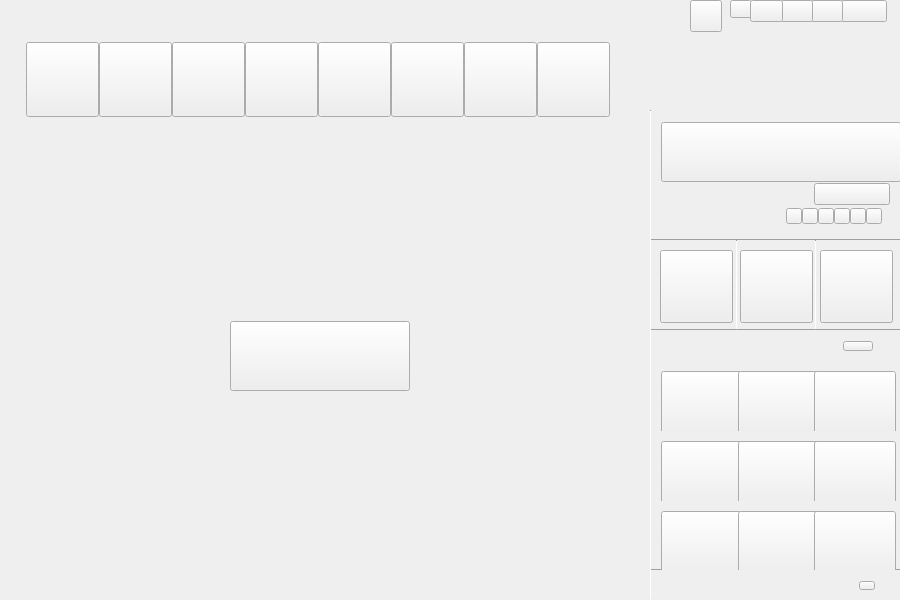
<?xml version="1.0" encoding="UTF-8"?>
<ui version="4.0">
 <class>MainWindow</class>
 <widget class="QMainWindow" name="MainWindow">
  <property name="geometry">
   <rect>
    <x>0</x>
    <y>0</y>
    <width>900</width>
    <height>600</height>
   </rect>
  </property>
  <property name="minimumSize">
   <size>
    <width>900</width>
    <height>600</height>
   </size>
  </property>
  <property name="maximumSize">
   <size>
    <width>900</width>
    <height>600</height>
   </size>
  </property>
  <property name="windowTitle">
   <string>MainWindow</string>
  </property>
  <property name="windowOpacity">
   <double>1.000000000000000</double>
  </property>
  <property name="styleSheet">
   <string notr="true">background-image: url(:/res/img/skin/17_big_p);</string>
  </property>
  <widget class="QWidget" name="centralWidget">
   <widget class="QWidget" name="horizontalLayoutWidget_2">
    <property name="geometry">
     <rect>
      <x>0</x>
      <y>30</y>
      <width>901</width>
      <height>96</height>
     </rect>
    </property>
    <layout class="QHBoxLayout" name="func_l">
     <property name="spacing">
      <number>0</number>
     </property>
     <property name="bottomMargin">
      <number>8</number>
     </property>
     <item>
      <spacer name="horizontalSpacer_3">
       <property name="orientation">
        <enum>Qt::Horizontal</enum>
       </property>
       <property name="sizeType">
        <enum>QSizePolicy::Fixed</enum>
       </property>
       <property name="sizeHint" stdset="0">
        <size>
         <width>15</width>
         <height>20</height>
        </size>
       </property>
      </spacer>
     </item>
     <item>
      <widget class="QToolButton" name="toolButton_dntj">
       <property name="minimumSize">
        <size>
         <width>73</width>
         <height>75</height>
        </size>
       </property>
       <property name="maximumSize">
        <size>
         <width>73</width>
         <height>75</height>
        </size>
       </property>
       <property name="text">
        <string/>
       </property>
       <property name="iconSize">
        <size>
         <width>48</width>
         <height>48</height>
        </size>
       </property>
       <property name="toolButtonStyle">
        <enum>Qt::ToolButtonTextUnderIcon</enum>
       </property>
      </widget>
     </item>
     <item>
      <widget class="QToolButton" name="toolButton_mmcs">
       <property name="minimumSize">
        <size>
         <width>73</width>
         <height>75</height>
        </size>
       </property>
       <property name="maximumSize">
        <size>
         <width>73</width>
         <height>75</height>
        </size>
       </property>
       <property name="text">
        <string/>
       </property>
       <property name="iconSize">
        <size>
         <width>48</width>
         <height>48</height>
        </size>
       </property>
       <property name="toolButtonStyle">
        <enum>Qt::ToolButtonTextUnderIcon</enum>
       </property>
      </widget>
     </item>
     <item>
      <widget class="QToolButton" name="toolButton_ldxf">
       <property name="minimumSize">
        <size>
         <width>73</width>
         <height>75</height>
        </size>
       </property>
       <property name="maximumSize">
        <size>
         <width>73</width>
         <height>75</height>
        </size>
       </property>
       <property name="text">
        <string/>
       </property>
       <property name="iconSize">
        <size>
         <width>48</width>
         <height>48</height>
        </size>
       </property>
       <property name="toolButtonStyle">
        <enum>Qt::ToolButtonTextUnderIcon</enum>
       </property>
      </widget>
     </item>
     <item>
      <widget class="QToolButton" name="toolButton_xtxf">
       <property name="minimumSize">
        <size>
         <width>73</width>
         <height>75</height>
        </size>
       </property>
       <property name="maximumSize">
        <size>
         <width>73</width>
         <height>75</height>
        </size>
       </property>
       <property name="text">
        <string/>
       </property>
       <property name="iconSize">
        <size>
         <width>48</width>
         <height>48</height>
        </size>
       </property>
       <property name="toolButtonStyle">
        <enum>Qt::ToolButtonTextUnderIcon</enum>
       </property>
      </widget>
     </item>
     <item>
      <widget class="QToolButton" name="toolButton_dnql">
       <property name="minimumSize">
        <size>
         <width>73</width>
         <height>75</height>
        </size>
       </property>
       <property name="maximumSize">
        <size>
         <width>73</width>
         <height>75</height>
        </size>
       </property>
       <property name="text">
        <string/>
       </property>
       <property name="iconSize">
        <size>
         <width>48</width>
         <height>48</height>
        </size>
       </property>
       <property name="toolButtonStyle">
        <enum>Qt::ToolButtonTextUnderIcon</enum>
       </property>
      </widget>
     </item>
     <item>
      <widget class="QToolButton" name="toolButton_yhjs">
       <property name="minimumSize">
        <size>
         <width>73</width>
         <height>75</height>
        </size>
       </property>
       <property name="maximumSize">
        <size>
         <width>73</width>
         <height>75</height>
        </size>
       </property>
       <property name="text">
        <string/>
       </property>
       <property name="iconSize">
        <size>
         <width>48</width>
         <height>48</height>
        </size>
       </property>
       <property name="toolButtonStyle">
        <enum>Qt::ToolButtonTextUnderIcon</enum>
       </property>
      </widget>
     </item>
     <item>
      <widget class="QToolButton" name="toolButton_dnzj">
       <property name="minimumSize">
        <size>
         <width>73</width>
         <height>75</height>
        </size>
       </property>
       <property name="maximumSize">
        <size>
         <width>73</width>
         <height>75</height>
        </size>
       </property>
       <property name="text">
        <string/>
       </property>
       <property name="iconSize">
        <size>
         <width>48</width>
         <height>48</height>
        </size>
       </property>
       <property name="toolButtonStyle">
        <enum>Qt::ToolButtonTextUnderIcon</enum>
       </property>
      </widget>
     </item>
     <item>
      <widget class="QToolButton" name="toolButton_rjgj">
       <property name="minimumSize">
        <size>
         <width>73</width>
         <height>75</height>
        </size>
       </property>
       <property name="maximumSize">
        <size>
         <width>73</width>
         <height>75</height>
        </size>
       </property>
       <property name="text">
        <string/>
       </property>
       <property name="iconSize">
        <size>
         <width>48</width>
         <height>48</height>
        </size>
       </property>
       <property name="toolButtonStyle">
        <enum>Qt::ToolButtonTextUnderIcon</enum>
       </property>
      </widget>
     </item>
     <item>
      <spacer name="horizontalSpacer_2">
       <property name="orientation">
        <enum>Qt::Horizontal</enum>
       </property>
       <property name="sizeType">
        <enum>QSizePolicy::Fixed</enum>
       </property>
       <property name="sizeHint" stdset="0">
        <size>
         <width>155</width>
         <height>20</height>
        </size>
       </property>
      </spacer>
     </item>
     <item>
      <widget class="QLabel" name="label_logo">
       <property name="minimumSize">
        <size>
         <width>140</width>
         <height>67</height>
        </size>
       </property>
       <property name="maximumSize">
        <size>
         <width>140</width>
         <height>67</height>
        </size>
       </property>
       <property name="text">
        <string/>
       </property>
      </widget>
     </item>
    </layout>
   </widget>
   <widget class="QWidget" name="widget_left" native="true">
    <property name="geometry">
     <rect>
      <x>0</x>
      <y>110</y>
      <width>650</width>
      <height>490</height>
     </rect>
    </property>
    <property name="minimumSize">
     <size>
      <width>650</width>
      <height>490</height>
     </size>
    </property>
    <property name="maximumSize">
     <size>
      <width>650</width>
      <height>490</height>
     </size>
    </property>
    <widget class="QWidget" name="verticalLayoutWidget">
     <property name="geometry">
      <rect>
       <x>0</x>
       <y>0</y>
       <width>651</width>
       <height>831</height>
      </rect>
     </property>
     <layout class="QVBoxLayout" name="verticalLayout" stretch="0,0,0,0">
      <property name="spacing">
       <number>0</number>
      </property>
      <property name="leftMargin">
       <number>0</number>
      </property>
      <property name="bottomMargin">
       <number>20</number>
      </property>
      <item>
       <layout class="QHBoxLayout" name="horizontalLayout">
        <property name="spacing">
         <number>0</number>
        </property>
        <item>
         <spacer name="horizontalSpacer_5">
          <property name="orientation">
           <enum>Qt::Horizontal</enum>
          </property>
          <property name="sizeType">
           <enum>QSizePolicy::Fixed</enum>
          </property>
          <property name="sizeHint" stdset="0">
           <size>
            <width>20</width>
            <height>20</height>
           </size>
          </property>
         </spacer>
        </item>
        <item>
         <widget class="QLabel" name="label_power">
          <property name="minimumSize">
           <size>
            <width>158</width>
            <height>125</height>
           </size>
          </property>
          <property name="maximumSize">
           <size>
            <width>158</width>
            <height>125</height>
           </size>
          </property>
          <property name="text">
           <string/>
          </property>
         </widget>
        </item>
        <item>
         <spacer name="horizontalSpacer_4">
          <property name="orientation">
           <enum>Qt::Horizontal</enum>
          </property>
          <property name="sizeType">
           <enum>QSizePolicy::Fixed</enum>
          </property>
          <property name="sizeHint" stdset="0">
           <size>
            <width>40</width>
            <height>20</height>
           </size>
          </property>
         </spacer>
        </item>
        <item>
         <layout class="QVBoxLayout" name="verticalLayout_2">
          <property name="spacing">
           <number>0</number>
          </property>
          <item>
           <spacer name="verticalSpacer_3">
            <property name="orientation">
             <enum>Qt::Vertical</enum>
            </property>
            <property name="sizeType">
             <enum>QSizePolicy::Fixed</enum>
            </property>
            <property name="sizeHint" stdset="0">
             <size>
              <width>20</width>
              <height>20</height>
             </size>
            </property>
           </spacer>
          </item>
          <item>
           <widget class="QLabel" name="label_tjt1">
            <property name="text">
             <string/>
            </property>
           </widget>
          </item>
          <item>
           <widget class="QLabel" name="label_tjt2">
            <property name="text">
             <string/>
            </property>
           </widget>
          </item>
          <item>
           <spacer name="verticalSpacer_5">
            <property name="orientation">
             <enum>Qt::Vertical</enum>
            </property>
            <property name="sizeType">
             <enum>QSizePolicy::Fixed</enum>
            </property>
            <property name="sizeHint" stdset="0">
             <size>
              <width>20</width>
              <height>40</height>
             </size>
            </property>
           </spacer>
          </item>
         </layout>
        </item>
       </layout>
      </item>
      <item>
       <spacer name="verticalSpacer_2">
        <property name="orientation">
         <enum>Qt::Vertical</enum>
        </property>
        <property name="sizeType">
         <enum>QSizePolicy::Fixed</enum>
        </property>
        <property name="sizeHint" stdset="0">
         <size>
          <width>20</width>
          <height>70</height>
         </size>
        </property>
       </spacer>
      </item>
      <item>
       <layout class="QHBoxLayout" name="horizontalLayout_2">
        <property name="spacing">
         <number>0</number>
        </property>
        <property name="topMargin">
         <number>0</number>
        </property>
        <property name="bottomMargin">
         <number>80</number>
        </property>
        <item>
         <widget class="QPushButton" name="pushButton_power">
          <property name="sizePolicy">
           <sizepolicy hsizetype="Minimum" vsizetype="Fixed">
            <horstretch>40</horstretch>
            <verstretch>40</verstretch>
           </sizepolicy>
          </property>
          <property name="minimumSize">
           <size>
            <width>180</width>
            <height>70</height>
           </size>
          </property>
          <property name="maximumSize">
           <size>
            <width>180</width>
            <height>70</height>
           </size>
          </property>
          <property name="styleSheet">
           <string notr="true"/>
          </property>
          <property name="text">
           <string/>
          </property>
         </widget>
        </item>
       </layout>
      </item>
      <item>
       <spacer name="verticalSpacer_4">
        <property name="orientation">
         <enum>Qt::Vertical</enum>
        </property>
        <property name="sizeType">
         <enum>QSizePolicy::Fixed</enum>
        </property>
        <property name="sizeHint" stdset="0">
         <size>
          <width>20</width>
          <height>450</height>
         </size>
        </property>
       </spacer>
      </item>
     </layout>
    </widget>
   </widget>
   <widget class="QWidget" name="widget_right" native="true">
    <property name="geometry">
     <rect>
      <x>650</x>
      <y>110</y>
      <width>250</width>
      <height>490</height>
     </rect>
    </property>
    <property name="minimumSize">
     <size>
      <width>250</width>
      <height>300</height>
     </size>
    </property>
    <property name="maximumSize">
     <size>
      <width>250</width>
      <height>490</height>
     </size>
    </property>
    <widget class="QWidget" name="widget_login" native="true">
     <property name="geometry">
      <rect>
       <x>0</x>
       <y>0</y>
       <width>250</width>
       <height>130</height>
      </rect>
     </property>
     <property name="minimumSize">
      <size>
       <width>250</width>
       <height>130</height>
      </size>
     </property>
     <property name="maximumSize">
      <size>
       <width>250</width>
       <height>130</height>
      </size>
     </property>
     <widget class="Line" name="line_h1">
      <property name="geometry">
       <rect>
        <x>0</x>
        <y>129</y>
        <width>250</width>
        <height>3</height>
       </rect>
      </property>
      <property name="minimumSize">
       <size>
        <width>250</width>
        <height>3</height>
       </size>
      </property>
      <property name="maximumSize">
       <size>
        <width>250</width>
        <height>3</height>
       </size>
      </property>
      <property name="styleSheet">
       <string notr="true"/>
      </property>
      <property name="orientation">
       <enum>Qt::Horizontal</enum>
      </property>
     </widget>
     <widget class="QWidget" name="verticalLayoutWidget_2">
      <property name="geometry">
       <rect>
        <x>0</x>
        <y>0</y>
        <width>251</width>
        <height>131</height>
       </rect>
      </property>
      <layout class="QVBoxLayout" name="verticalLayout_3">
       <property name="spacing">
        <number>0</number>
       </property>
       <item>
        <layout class="QHBoxLayout" name="horizontalLayout_5">
         <property name="spacing">
          <number>0</number>
         </property>
         <item>
          <widget class="QPushButton" name="pushButton_login">
           <property name="minimumSize">
            <size>
             <width>240</width>
             <height>60</height>
            </size>
           </property>
           <property name="maximumSize">
            <size>
             <width>240</width>
             <height>60</height>
            </size>
           </property>
           <property name="text">
            <string/>
           </property>
          </widget>
         </item>
        </layout>
       </item>
       <item>
        <layout class="QHBoxLayout" name="horizontalLayout_4">
         <property name="spacing">
          <number>0</number>
         </property>
         <item>
          <widget class="QLabel" name="label_priv">
           <property name="text">
            <string/>
           </property>
          </widget>
         </item>
         <item>
          <widget class="QLabel" name="label_privinfo">
           <property name="text">
            <string/>
           </property>
          </widget>
         </item>
         <item>
          <widget class="QPushButton" name="pushButton_regist">
           <property name="text">
            <string/>
           </property>
          </widget>
         </item>
        </layout>
       </item>
       <item>
        <layout class="QHBoxLayout" name="horizontalLayout_3">
         <property name="spacing">
          <number>0</number>
         </property>
         <item>
          <spacer name="horizontalSpacer_10">
           <property name="orientation">
            <enum>Qt::Horizontal</enum>
           </property>
           <property name="sizeType">
            <enum>QSizePolicy::Fixed</enum>
           </property>
           <property name="sizeHint" stdset="0">
            <size>
             <width>5</width>
             <height>20</height>
            </size>
           </property>
          </spacer>
         </item>
         <item>
          <widget class="QLabel" name="label_privpower">
           <property name="minimumSize">
            <size>
             <width>120</width>
             <height>16</height>
            </size>
           </property>
           <property name="maximumSize">
            <size>
             <width>120</width>
             <height>16</height>
            </size>
           </property>
           <property name="text">
            <string/>
           </property>
          </widget>
         </item>
         <item>
          <widget class="QPushButton" name="pushButton_safe">
           <property name="minimumSize">
            <size>
             <width>16</width>
             <height>16</height>
            </size>
           </property>
           <property name="maximumSize">
            <size>
             <width>16</width>
             <height>16</height>
            </size>
           </property>
           <property name="text">
            <string/>
           </property>
          </widget>
         </item>
         <item>
          <widget class="QPushButton" name="pushButton_tab">
           <property name="minimumSize">
            <size>
             <width>16</width>
             <height>16</height>
            </size>
           </property>
           <property name="maximumSize">
            <size>
             <width>16</width>
             <height>16</height>
            </size>
           </property>
           <property name="text">
            <string/>
           </property>
          </widget>
         </item>
         <item>
          <widget class="QPushButton" name="pushButton_pet">
           <property name="minimumSize">
            <size>
             <width>16</width>
             <height>16</height>
            </size>
           </property>
           <property name="maximumSize">
            <size>
             <width>16</width>
             <height>16</height>
            </size>
           </property>
           <property name="text">
            <string/>
           </property>
          </widget>
         </item>
         <item>
          <widget class="QPushButton" name="pushButton_lottery">
           <property name="minimumSize">
            <size>
             <width>16</width>
             <height>16</height>
            </size>
           </property>
           <property name="maximumSize">
            <size>
             <width>16</width>
             <height>16</height>
            </size>
           </property>
           <property name="text">
            <string/>
           </property>
          </widget>
         </item>
         <item>
          <widget class="QPushButton" name="pushButton_cloud5">
           <property name="minimumSize">
            <size>
             <width>16</width>
             <height>16</height>
            </size>
           </property>
           <property name="maximumSize">
            <size>
             <width>16</width>
             <height>16</height>
            </size>
           </property>
           <property name="text">
            <string/>
           </property>
          </widget>
         </item>
         <item>
          <widget class="QPushButton" name="pushButton_caipiao">
           <property name="minimumSize">
            <size>
             <width>16</width>
             <height>16</height>
            </size>
           </property>
           <property name="maximumSize">
            <size>
             <width>16</width>
             <height>16</height>
            </size>
           </property>
           <property name="text">
            <string/>
           </property>
          </widget>
         </item>
         <item>
          <spacer name="horizontalSpacer_8">
           <property name="orientation">
            <enum>Qt::Horizontal</enum>
           </property>
           <property name="sizeType">
            <enum>QSizePolicy::Fixed</enum>
           </property>
           <property name="sizeHint" stdset="0">
            <size>
             <width>5</width>
             <height>20</height>
            </size>
           </property>
          </spacer>
         </item>
        </layout>
       </item>
      </layout>
     </widget>
    </widget>
    <widget class="QWidget" name="widget_usingfunc" native="true">
     <property name="geometry">
      <rect>
       <x>0</x>
       <y>130</y>
       <width>250</width>
       <height>90</height>
      </rect>
     </property>
     <property name="minimumSize">
      <size>
       <width>250</width>
       <height>90</height>
      </size>
     </property>
     <property name="maximumSize">
      <size>
       <width>250</width>
       <height>90</height>
      </size>
     </property>
     <widget class="Line" name="line_h2">
      <property name="geometry">
       <rect>
        <x>0</x>
        <y>89</y>
        <width>250</width>
        <height>3</height>
       </rect>
      </property>
      <property name="minimumSize">
       <size>
        <width>250</width>
        <height>3</height>
       </size>
      </property>
      <property name="maximumSize">
       <size>
        <width>250</width>
        <height>3</height>
       </size>
      </property>
      <property name="orientation">
       <enum>Qt::Horizontal</enum>
      </property>
     </widget>
     <widget class="QToolButton" name="toolButton_fireproof">
      <property name="geometry">
       <rect>
        <x>10</x>
        <y>10</y>
        <width>73</width>
        <height>73</height>
       </rect>
      </property>
      <property name="minimumSize">
       <size>
        <width>73</width>
        <height>73</height>
       </size>
      </property>
      <property name="maximumSize">
       <size>
        <width>73</width>
        <height>73</height>
       </size>
      </property>
      <property name="text">
       <string/>
      </property>
     </widget>
     <widget class="QToolButton" name="toolButton_triggerman">
      <property name="geometry">
       <rect>
        <x>90</x>
        <y>10</y>
        <width>73</width>
        <height>73</height>
       </rect>
      </property>
      <property name="minimumSize">
       <size>
        <width>73</width>
        <height>73</height>
       </size>
      </property>
      <property name="maximumSize">
       <size>
        <width>73</width>
        <height>73</height>
       </size>
      </property>
      <property name="text">
       <string/>
      </property>
     </widget>
     <widget class="QToolButton" name="toolButton_netshop">
      <property name="geometry">
       <rect>
        <x>170</x>
        <y>10</y>
        <width>73</width>
        <height>73</height>
       </rect>
      </property>
      <property name="minimumSize">
       <size>
        <width>73</width>
        <height>73</height>
       </size>
      </property>
      <property name="maximumSize">
       <size>
        <width>73</width>
        <height>73</height>
       </size>
      </property>
      <property name="text">
       <string/>
      </property>
     </widget>
     <widget class="Line" name="line_v2">
      <property name="geometry">
       <rect>
        <x>86</x>
        <y>0</y>
        <width>1</width>
        <height>90</height>
       </rect>
      </property>
      <property name="minimumSize">
       <size>
        <width>1</width>
        <height>90</height>
       </size>
      </property>
      <property name="maximumSize">
       <size>
        <width>1</width>
        <height>90</height>
       </size>
      </property>
      <property name="orientation">
       <enum>Qt::Vertical</enum>
      </property>
     </widget>
     <widget class="Line" name="line_v3">
      <property name="geometry">
       <rect>
        <x>165</x>
        <y>0</y>
        <width>1</width>
        <height>90</height>
       </rect>
      </property>
      <property name="minimumSize">
       <size>
        <width>1</width>
        <height>90</height>
       </size>
      </property>
      <property name="maximumSize">
       <size>
        <width>1</width>
        <height>90</height>
       </size>
      </property>
      <property name="orientation">
       <enum>Qt::Vertical</enum>
      </property>
     </widget>
    </widget>
    <widget class="QWidget" name="widget_morefunc" native="true">
     <property name="geometry">
      <rect>
       <x>0</x>
       <y>220</y>
       <width>250</width>
       <height>240</height>
      </rect>
     </property>
     <property name="minimumSize">
      <size>
       <width>250</width>
       <height>240</height>
      </size>
     </property>
     <property name="maximumSize">
      <size>
       <width>250</width>
       <height>240</height>
      </size>
     </property>
     <widget class="Line" name="line_h3">
      <property name="geometry">
       <rect>
        <x>0</x>
        <y>239</y>
        <width>250</width>
        <height>3</height>
       </rect>
      </property>
      <property name="minimumSize">
       <size>
        <width>250</width>
        <height>3</height>
       </size>
      </property>
      <property name="maximumSize">
       <size>
        <width>250</width>
        <height>3</height>
       </size>
      </property>
      <property name="orientation">
       <enum>Qt::Horizontal</enum>
      </property>
     </widget>
     <widget class="QWidget" name="horizontalLayoutWidget_3">
      <property name="geometry">
       <rect>
        <x>0</x>
        <y>0</y>
        <width>251</width>
        <height>31</height>
       </rect>
      </property>
      <layout class="QHBoxLayout" name="horizontalLayout_6">
       <property name="spacing">
        <number>0</number>
       </property>
       <item>
        <widget class="QLabel" name="label_morefunc">
         <property name="minimumSize">
          <size>
           <width>60</width>
           <height>10</height>
          </size>
         </property>
         <property name="maximumSize">
          <size>
           <width>60</width>
           <height>10</height>
          </size>
         </property>
         <property name="text">
          <string/>
         </property>
        </widget>
       </item>
       <item>
        <spacer name="horizontalSpacer_11">
         <property name="orientation">
          <enum>Qt::Horizontal</enum>
         </property>
         <property name="sizeType">
          <enum>QSizePolicy::Fixed</enum>
         </property>
         <property name="sizeHint" stdset="0">
          <size>
           <width>120</width>
           <height>10</height>
          </size>
         </property>
        </spacer>
       </item>
       <item>
        <widget class="QPushButton" name="pushButton_morefunc">
         <property name="minimumSize">
          <size>
           <width>30</width>
           <height>10</height>
          </size>
         </property>
         <property name="maximumSize">
          <size>
           <width>30</width>
           <height>10</height>
          </size>
         </property>
         <property name="text">
          <string/>
         </property>
        </widget>
       </item>
       <item>
        <spacer name="horizontalSpacer_12">
         <property name="orientation">
          <enum>Qt::Horizontal</enum>
         </property>
         <property name="sizeType">
          <enum>QSizePolicy::Fixed</enum>
         </property>
         <property name="sizeHint" stdset="0">
          <size>
           <width>15</width>
           <height>20</height>
          </size>
         </property>
        </spacer>
       </item>
      </layout>
     </widget>
     <widget class="QWidget" name="horizontalLayoutWidget_4">
      <property name="geometry">
       <rect>
        <x>0</x>
        <y>30</y>
        <width>251</width>
        <height>71</height>
       </rect>
      </property>
      <layout class="QHBoxLayout" name="horizontalLayout_7">
       <property name="spacing">
        <number>0</number>
       </property>
       <item>
        <widget class="QToolButton" name="toolButton_recover">
         <property name="minimumSize">
          <size>
           <width>82</width>
           <height>67</height>
          </size>
         </property>
         <property name="maximumSize">
          <size>
           <width>82</width>
           <height>67</height>
          </size>
         </property>
         <property name="styleSheet">
          <string notr="true"/>
         </property>
         <property name="text">
          <string/>
         </property>
        </widget>
       </item>
       <item>
        <widget class="QToolButton" name="toolButton_mobile">
         <property name="minimumSize">
          <size>
           <width>82</width>
           <height>67</height>
          </size>
         </property>
         <property name="maximumSize">
          <size>
           <width>82</width>
           <height>67</height>
          </size>
         </property>
         <property name="styleSheet">
          <string notr="true"/>
         </property>
         <property name="text">
          <string/>
         </property>
        </widget>
       </item>
       <item>
        <widget class="QToolButton" name="toolButton_gamebox">
         <property name="minimumSize">
          <size>
           <width>82</width>
           <height>67</height>
          </size>
         </property>
         <property name="maximumSize">
          <size>
           <width>82</width>
           <height>67</height>
          </size>
         </property>
         <property name="styleSheet">
          <string notr="true"/>
         </property>
         <property name="text">
          <string/>
         </property>
        </widget>
       </item>
      </layout>
     </widget>
     <widget class="QWidget" name="horizontalLayoutWidget_5">
      <property name="geometry">
       <rect>
        <x>0</x>
        <y>170</y>
        <width>251</width>
        <height>71</height>
       </rect>
      </property>
      <layout class="QHBoxLayout" name="horizontalLayout_8">
       <property name="spacing">
        <number>0</number>
       </property>
       <item>
        <widget class="QToolButton" name="toolButton_netspeed">
         <property name="minimumSize">
          <size>
           <width>82</width>
           <height>67</height>
          </size>
         </property>
         <property name="maximumSize">
          <size>
           <width>82</width>
           <height>67</height>
          </size>
         </property>
         <property name="styleSheet">
          <string notr="true"/>
         </property>
         <property name="text">
          <string/>
         </property>
        </widget>
       </item>
       <item>
        <widget class="QToolButton" name="toolButton_netpretext">
         <property name="minimumSize">
          <size>
           <width>82</width>
           <height>67</height>
          </size>
         </property>
         <property name="maximumSize">
          <size>
           <width>82</width>
           <height>67</height>
          </size>
         </property>
         <property name="styleSheet">
          <string notr="true"/>
         </property>
         <property name="text">
          <string/>
         </property>
        </widget>
       </item>
       <item>
        <widget class="QToolButton" name="toolButton_firstadd">
         <property name="minimumSize">
          <size>
           <width>82</width>
           <height>67</height>
          </size>
         </property>
         <property name="maximumSize">
          <size>
           <width>82</width>
           <height>67</height>
          </size>
         </property>
         <property name="styleSheet">
          <string notr="true"/>
         </property>
         <property name="text">
          <string/>
         </property>
        </widget>
       </item>
      </layout>
     </widget>
     <widget class="QWidget" name="horizontalLayoutWidget_6">
      <property name="geometry">
       <rect>
        <x>0</x>
        <y>100</y>
        <width>251</width>
        <height>71</height>
       </rect>
      </property>
      <layout class="QHBoxLayout" name="horizontalLayout_10">
       <property name="spacing">
        <number>0</number>
       </property>
       <item>
        <widget class="QToolButton" name="toolButton_desktop">
         <property name="minimumSize">
          <size>
           <width>82</width>
           <height>67</height>
          </size>
         </property>
         <property name="maximumSize">
          <size>
           <width>82</width>
           <height>67</height>
          </size>
         </property>
         <property name="text">
          <string/>
         </property>
        </widget>
       </item>
       <item>
        <widget class="QToolButton" name="toolButton_repair">
         <property name="minimumSize">
          <size>
           <width>82</width>
           <height>67</height>
          </size>
         </property>
         <property name="maximumSize">
          <size>
           <width>82</width>
           <height>67</height>
          </size>
         </property>
         <property name="text">
          <string/>
         </property>
        </widget>
       </item>
       <item>
        <widget class="QToolButton" name="toolButton_autorun">
         <property name="minimumSize">
          <size>
           <width>82</width>
           <height>67</height>
          </size>
         </property>
         <property name="maximumSize">
          <size>
           <width>82</width>
           <height>67</height>
          </size>
         </property>
         <property name="styleSheet">
          <string notr="true"/>
         </property>
         <property name="text">
          <string/>
         </property>
        </widget>
       </item>
      </layout>
     </widget>
    </widget>
    <widget class="QWidget" name="widget_version" native="true">
     <property name="geometry">
      <rect>
       <x>0</x>
       <y>460</y>
       <width>250</width>
       <height>30</height>
      </rect>
     </property>
     <property name="minimumSize">
      <size>
       <width>250</width>
       <height>30</height>
      </size>
     </property>
     <property name="maximumSize">
      <size>
       <width>250</width>
       <height>30</height>
      </size>
     </property>
     <widget class="QWidget" name="horizontalLayoutWidget_7">
      <property name="geometry">
       <rect>
        <x>0</x>
        <y>0</y>
        <width>251</width>
        <height>31</height>
       </rect>
      </property>
      <layout class="QHBoxLayout" name="horizontalLayout_9">
       <property name="spacing">
        <number>0</number>
       </property>
       <item>
        <spacer name="horizontalSpacer_14">
         <property name="orientation">
          <enum>Qt::Horizontal</enum>
         </property>
         <property name="sizeType">
          <enum>QSizePolicy::Fixed</enum>
         </property>
         <property name="sizeHint" stdset="0">
          <size>
           <width>10</width>
           <height>20</height>
          </size>
         </property>
        </spacer>
       </item>
       <item>
        <widget class="QLabel" name="label_cloud">
         <property name="maximumSize">
          <size>
           <width>16</width>
           <height>16</height>
          </size>
         </property>
         <property name="text">
          <string/>
         </property>
        </widget>
       </item>
       <item>
        <spacer name="horizontalSpacer_16">
         <property name="orientation">
          <enum>Qt::Horizontal</enum>
         </property>
         <property name="sizeType">
          <enum>QSizePolicy::Fixed</enum>
         </property>
         <property name="sizeHint" stdset="0">
          <size>
           <width>5</width>
           <height>20</height>
          </size>
         </property>
        </spacer>
       </item>
       <item>
        <widget class="QLabel" name="label_connection">
         <property name="maximumSize">
          <size>
           <width>120</width>
           <height>16</height>
          </size>
         </property>
         <property name="text">
          <string/>
         </property>
        </widget>
       </item>
       <item>
        <spacer name="horizontalSpacer_15">
         <property name="orientation">
          <enum>Qt::Horizontal</enum>
         </property>
         <property name="sizeType">
          <enum>QSizePolicy::Fixed</enum>
         </property>
         <property name="sizeHint" stdset="0">
          <size>
           <width>30</width>
           <height>20</height>
          </size>
         </property>
        </spacer>
       </item>
       <item>
        <widget class="QLabel" name="label_version">
         <property name="maximumSize">
          <size>
           <width>60</width>
           <height>16</height>
          </size>
         </property>
         <property name="text">
          <string/>
         </property>
         <property name="alignment">
          <set>Qt::AlignCenter</set>
         </property>
        </widget>
       </item>
       <item>
        <widget class="QPushButton" name="pushButton_update">
         <property name="maximumSize">
          <size>
           <width>16</width>
           <height>16</height>
          </size>
         </property>
         <property name="text">
          <string/>
         </property>
        </widget>
       </item>
       <item>
        <spacer name="horizontalSpacer_13">
         <property name="orientation">
          <enum>Qt::Horizontal</enum>
         </property>
         <property name="sizeType">
          <enum>QSizePolicy::Fixed</enum>
         </property>
         <property name="sizeHint" stdset="0">
          <size>
           <width>15</width>
           <height>20</height>
          </size>
         </property>
        </spacer>
       </item>
      </layout>
     </widget>
    </widget>
    <widget class="Line" name="line_v1">
     <property name="geometry">
      <rect>
       <x>0</x>
       <y>0</y>
       <width>1</width>
       <height>490</height>
      </rect>
     </property>
     <property name="minimumSize">
      <size>
       <width>1</width>
       <height>490</height>
      </size>
     </property>
     <property name="maximumSize">
      <size>
       <width>1</width>
       <height>490</height>
      </size>
     </property>
     <property name="orientation">
      <enum>Qt::Vertical</enum>
     </property>
    </widget>
   </widget>
   <widget class="QPushButton" name="pushButton_skin">
    <property name="geometry">
     <rect>
      <x>730</x>
      <y>0</y>
      <width>22</width>
      <height>18</height>
     </rect>
    </property>
    <property name="minimumSize">
     <size>
      <width>22</width>
      <height>18</height>
     </size>
    </property>
    <property name="maximumSize">
     <size>
      <width>22</width>
      <height>18</height>
     </size>
    </property>
    <property name="styleSheet">
     <string notr="true"/>
    </property>
    <property name="text">
     <string/>
    </property>
    <property name="icon">
     <iconset>
      <normaloff>res/img/sysButton/skin_button.png</normaloff>res/img/sysButton/skin_button.png</iconset>
    </property>
   </widget>
   <widget class="QPushButton" name="pushButton_medal">
    <property name="geometry">
     <rect>
      <x>690</x>
      <y>0</y>
      <width>32</width>
      <height>32</height>
     </rect>
    </property>
    <property name="minimumSize">
     <size>
      <width>32</width>
      <height>32</height>
     </size>
    </property>
    <property name="maximumSize">
     <size>
      <width>32</width>
      <height>32</height>
     </size>
    </property>
    <property name="text">
     <string/>
    </property>
   </widget>
   <widget class="QLabel" name="label_title">
    <property name="geometry">
     <rect>
      <x>10</x>
      <y>0</y>
      <width>120</width>
      <height>32</height>
     </rect>
    </property>
    <property name="minimumSize">
     <size>
      <width>120</width>
      <height>32</height>
     </size>
    </property>
    <property name="maximumSize">
     <size>
      <width>120</width>
      <height>32</height>
     </size>
    </property>
    <property name="text">
     <string/>
    </property>
   </widget>
   <widget class="QPushButton" name="pushButton_close">
    <property name="geometry">
     <rect>
      <x>840</x>
      <y>0</y>
      <width>47</width>
      <height>22</height>
     </rect>
    </property>
    <property name="minimumSize">
     <size>
      <width>47</width>
      <height>22</height>
     </size>
    </property>
    <property name="maximumSize">
     <size>
      <width>47</width>
      <height>22</height>
     </size>
    </property>
    <property name="styleSheet">
     <string notr="true">/*background-color: rgb(134, 94, 255);</string>
    </property>
    <property name="text">
     <string/>
    </property>
   </widget>
   <widget class="QPushButton" name="pushButton_max">
    <property name="geometry">
     <rect>
      <x>810</x>
      <y>0</y>
      <width>33</width>
      <height>22</height>
     </rect>
    </property>
    <property name="minimumSize">
     <size>
      <width>33</width>
      <height>22</height>
     </size>
    </property>
    <property name="maximumSize">
     <size>
      <width>33</width>
      <height>22</height>
     </size>
    </property>
    <property name="text">
     <string/>
    </property>
   </widget>
   <widget class="QPushButton" name="pushButton_min">
    <property name="enabled">
     <bool>true</bool>
    </property>
    <property name="geometry">
     <rect>
      <x>780</x>
      <y>0</y>
      <width>33</width>
      <height>22</height>
     </rect>
    </property>
    <property name="minimumSize">
     <size>
      <width>33</width>
      <height>22</height>
     </size>
    </property>
    <property name="maximumSize">
     <size>
      <width>33</width>
      <height>22</height>
     </size>
    </property>
    <property name="styleSheet">
     <string notr="true"/>
    </property>
    <property name="text">
     <string/>
    </property>
   </widget>
   <widget class="QPushButton" name="pushButton_mainmenu">
    <property name="geometry">
     <rect>
      <x>750</x>
      <y>0</y>
      <width>33</width>
      <height>22</height>
     </rect>
    </property>
    <property name="minimumSize">
     <size>
      <width>33</width>
      <height>22</height>
     </size>
    </property>
    <property name="maximumSize">
     <size>
      <width>33</width>
      <height>22</height>
     </size>
    </property>
    <property name="styleSheet">
     <string notr="true"/>
    </property>
    <property name="text">
     <string/>
    </property>
   </widget>
  </widget>
 </widget>
 <layoutdefault spacing="6" margin="11"/>
 <resources/>
 <connections/>
</ui>
